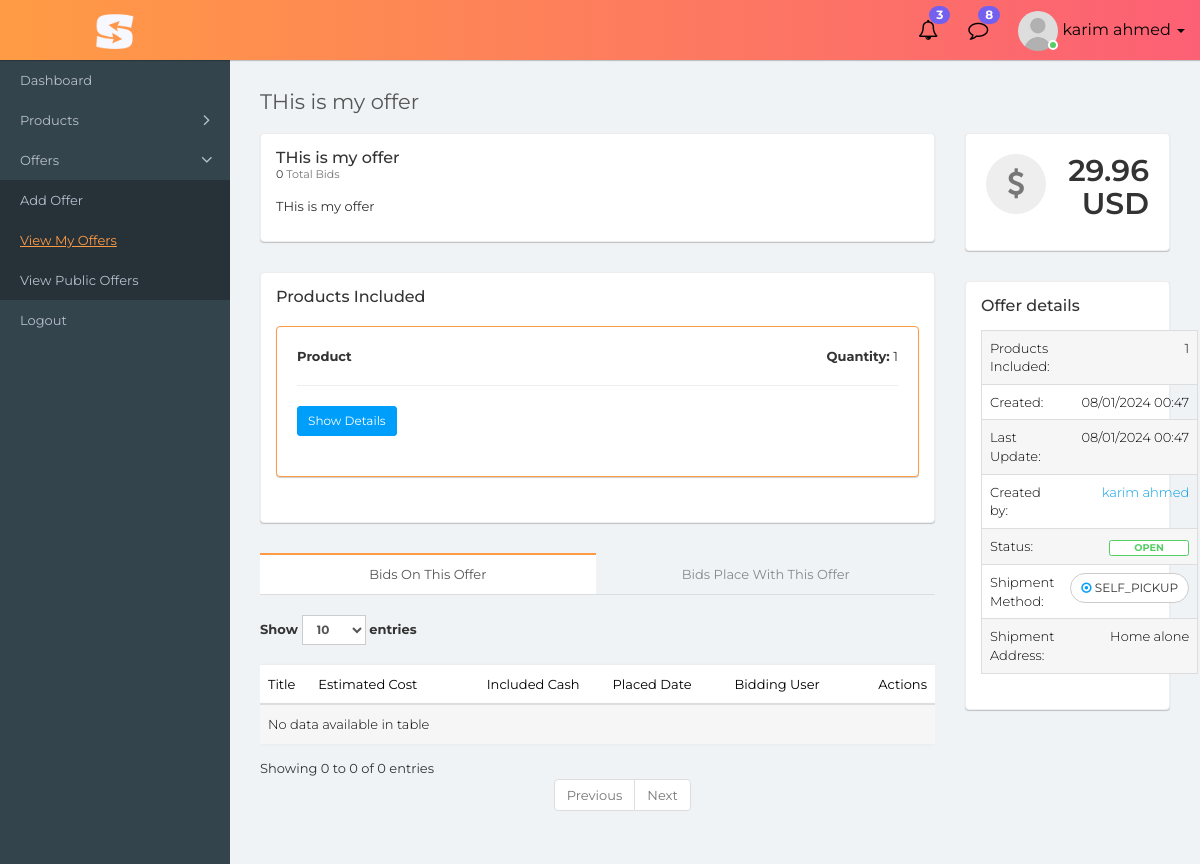
Page /offer/detail/11 (signed in) on the committed database.
### barter_and_inventory/models.py (models this page shows, shortened)
class Offer(models.Model):
    class Meta:
        verbose_name = "Offer"
        verbose_name_plural = "Offers"
    class EstimatedCostCurrency(models.TextChoices):
        PKR = 'PKR', 'Pakistani Rupees'
        INR = 'INR', 'Indian Rupees'
        EUR = 'EUR', 'Euros'
        USD = 'USD', 'United Stated Dollar'
        CAD = 'CAD', 'Canadian Dollar'
        GBP = 'GBP', 'British Pound'
        JPY = 'JPY', 'Japanese Yen'
        CHF = 'CHF', 'Swiss Franc'
    class OfferStatus(models.TextChoices):
        OPEN = 'OPEN', 'Open'
        NEGOTIATION = 'NEGOTIATION', 'Negotiation'
        CANCELLED = 'CANCELLED', 'Cancelled'
        CLOSED = 'CLOSED', 'Closed'
    class ShipmentMethod(models.TextChoices):
        SELF_PICKUP = 'SELF_PICKUP', 'Self Pickup'
        TRANSPORT = 'TRANSPORT', 'Transport'
        COURIER = 'COURIER', 'Courier'
    offer_title = models.CharField(max_length=400)
    offer_description = models.TextField(max_length=1000)
    estimated_cost = models.DecimalField(max_digits=10, decimal_places=2, default=0.00)
    estimated_cost_currency = models.CharField(max_length=255, choices=EstimatedCostCurrency.choices, default=EstimatedCostCurrency.USD)
    includes_cash = models.BooleanField(default=False)
    cash_in_hand = models.DecimalField(max_digits=10, null=True, blank=True, decimal_places=2)
    cash_in_hand_currency = models.CharField(max_length=255, null=True, blank=True, choices=EstimatedCostCurrency.choices,
                                             default=EstimatedCostCurrency.USD)
    exchanged_with = models.ForeignKey('self', on_delete=models.RESTRICT, null=True, blank=True, related_name='exchanged_with_offer')
    exchange_date = models.DateTimeField(null=True, blank=True)
    shipment_method = models.CharField(max_length=255, null=True, blank=True, choices=ShipmentMethod.choices, default=ShipmentMethod.SELF_PICKUP)
    offer_status = models.CharField(max_length=255, null=True, blank=True, choices=OfferStatus.choices, default=OfferStatus.OPEN)
    shipment_address = models.CharField(max_length=500, null=True, blank=True)
    final_remarks = models.TextField(null=True, blank=True, max_length=500)
    created_by = models.ForeignKey(User, on_delete=models.CASCADE, related_name='offer_created_by')
    updated_by = models.ForeignKey(User, null=True, blank=True, on_delete=models.CASCADE, related_name='offer_updated_by')
    created_at = models.DateTimeField(auto_now_add=True)
    updated_at = models.DateTimeField(auto_now=True)

class OfferProduct(models.Model):
    class Meta:
        verbose_name = "Offer Product"
        verbose_name_plural = "Offer Products"
    offer = models.ForeignKey(Offer, on_delete=models.CASCADE, related_name='offered_products')
    product = models.ForeignKey(Product, on_delete=models.CASCADE, related_name='product_offer')
    product_quantity = models.IntegerField(default=1)
    created_by = models.ForeignKey(User, on_delete=models.CASCADE, related_name='offer_product_created_by')
    updated_by = models.ForeignKey(User, null=True, blank=True, on_delete=models.CASCADE, related_name='offer_product_updated_by')
    created_at = models.DateTimeField(auto_now_add=True)
    updated_at = models.DateTimeField(auto_now=True)

class Product(models.Model):
    class Meta:
        verbose_name = "Product"
        verbose_name_plural = "Products"
    class ProductCondition(models.TextChoices):
        NEW = 'NEW', 'New'
        USED = 'USED', 'Used'
    class ProductPriceCurrency(models.TextChoices):
        PKR = 'PKR', 'Pakistani Rupees'
        INR = 'INR', 'Indian Rupees'
        EUR = 'EUR', 'Euros'
        USD = 'USD', 'United Stated Dollar'
        CAD = 'CAD', 'Canadian Dollar'
        GBP = 'GBP', 'British Pound'
        JPY = 'JPY', 'Japanese Yen'
        CHF = 'CHF', 'Swiss Franc'
    class ProductStatus(models.TextChoices):
        OUT_OF_STOCK = 'OUT_OF_STOCK', 'Out of stock'
        AVAILABLE = 'AVAILABLE', 'Available'
    product_title = models.CharField(max_length=400)
    product_description = models.TextField(null=True, blank=True, max_length=1000)
    product_quantity = models.IntegerField(default=1)
    product_condition = models.CharField(max_length=10, choices=ProductCondition.choices, default=ProductCondition.NEW)
    price_per_unit = models.DecimalField(max_digits=7, decimal_places=2, default=0.00)
    price_currency = models.CharField(max_length=255, choices=ProductPriceCurrency.choices, default=ProductPriceCurrency.USD)
    product_status = models.CharField(max_length=255, choices=ProductStatus.choices, default=ProductStatus.AVAILABLE)
    product_categories = models.ManyToManyField(Category, related_name='categories')
    created_by = models.ForeignKey(User, on_delete=models.CASCADE, related_name='product_created_by')
    updated_by = models.ForeignKey(User, null=True, blank=True, on_delete=models.CASCADE, related_name='product_updated_by')
    created_at = models.DateTimeField(auto_now_add=True)
    updated_at = models.DateTimeField(auto_now=True)

### barter_and_inventory/views.py (the view, shortened to what this page needs)
# urls.py: path('offer/detail/<pk>', views.OfferDetailView.as_view(), name='view_offer_detail'),
class OfferDetailView(FrontendUserViewMixin, PermissionRequiredMixin, DetailView):
    permission_required = 'barter_and_inventory.view_offer'
    permission_denied_message = "You're not authorized to view offer."
    template_name = 'barter_and_inventory/offers/detail.html'
    model = Offer
    def get_object(self, queryset=None):
        return get_object_or_404(self.model, pk=self.kwargs['pk'], created_by=self.request.user)
    def get_context_data(self, **kwargs):
        context = super().get_context_data(**kwargs)
        return context

### barter_and_inventory/mixins.py (called while the page is built)
    def dispatch(self, request, *args, **kwargs):
        if request.user.groups.filter(name='frontend_user').exists():
            return super().dispatch(request, *args, **kwargs)
        return redirect_to_login(request.get_full_path(), self.get_login_url(), self.get_redirect_field_name())

### templates/barter_and_inventory/offers/detail.html (shortened to what this page needs)
{% extends 'barter_and_inventory/layout.html' %}
{% load static %}
{% load barter_and_inventory_extras %}
{% block page_css_before_app %}
    <link rel="stylesheet" type="text/css" href="{% static "css/select2.min.css" %}">
    <link rel="stylesheet" type="text/css" href="{% static "css/bootstrap-datetimepicker.min.css" %}">
{% endblock %}
{% block content %}
    <div class="content container-fluid">
        <div class="row">
            <div class="col-xs-8">
                <h4 class="page-title">{{ object.offer_title }}</h4>
            </div>
            <div class="col-sm-4 text-right m-b-30">
            </div>
        </div>
        <div class="row">
            <div class="col-lg-9">
                <div class="panel">
                    <div class="panel-body">
                        <div class="project-title">
                            <h5 class="panel-title">{{ object.offer_title }}</h5>
                            <small class="block text-ellipsis m-b-15">
                                <span class="text-xs">{{ object.bid_offer.count }}</span> <span class="text-muted">Total Bids </span></small>
                        </div>
                        <p>{{ object.offer_description }}</p>
                    </div>
                </div>
                <div class="panel">
                    <div class="panel-body">
                        <h5 class="panel-title m-b-20">Products Included</h5>
                        <div class="row">
                            {% for item in object.offered_products.all %}
                                <div class="col-xs-12">
                                    <div class="card-box" style="border: 1px solid #ff9b44;">
                                        <div class="card-header" style="display: flex; flex-direction: row; justify-content: space-between;">
                                            <div><strong>{{ item.product.product_title }}</strong></div>
                                            <div style="float: right"><strong>Quantity: </strong>{{ item.product_quantity }}</div>
                                        </div>
                                        <div>
                                            <hr>
                                        </div>
                                        <a class="btn btn-sm btn-info" style="margin-bottom: 20px;" onclick="toggleProductDetails('{{ item.product.pk }}');">
                                            Show Details
                                        </a>
                                    </div>
                                </div>
                            {% endfor %}
                        </div>
                    </div>
                </div>
                <div class="project-task">
                    <div class="tabbable">
                        <ul class="nav nav-tabs nav-tabs-top nav-justified m-b-0">
                            <li class="active"><a href="#all_tasks" data-toggle="tab" aria-expanded="true">Bids On This Offer</a></li>
                            <li><a href="#pending_tasks" data-toggle="tab" aria-expanded="false">Bids Place With This Offer</a></li>
                        </ul>
                        <div class="tab-content">
                            <div class="tab-pane active" id="all_tasks">
                                <div class="row">
                                    <div class="col-md-12">
                                        <div class="table-responsive">
                                            <table class="table table-striped custom-table m-b-0 datatable">
                                                <thead>
                                                    <tr>
                                                        <th>Title</th>
                                                        <th>Estimated Cost</th>
                                                        <th class="text-center">Included Cash</th>
                                                        <th>Placed Date</th>
                                                        <th>Bidding User</th>
                                                        <th class="text-right">Actions</th>
                                                    </tr>
                                                </thead>
                                                <tbody>
                                                </tbody>
                                            </table>
                                        </div>
                                    </div>
                                </div>
                            </div>
                        </div>
                    </div>
                </div>
            </div>
            <div class="col-lg-3">
                <div class="dash-widget clearfix card-box">
                    <span class="dash-widget-icon"><i class="fa fa-usd" aria-hidden="true"></i></span>
                    <div class="dash-widget-info">
                        <h3>{{ object.estimated_cost }} {{ object.estimated_cost_currency }}</h3>
                    </div>
                </div>
            </div>
            <div class="col-lg-3">
                <div class="panel">
                    <div class="panel-body">
                        <h6 class="panel-title m-b-15">Offer details</h6>
                        <table class="table table-striped table-border">
                            <tbody>
                                <tr>
                                    <td>Products Included:</td>
                                    <td class="text-right">{{ object.offered_products.count }}</td>
                                </tr>
                                <tr>
                                    <td>Created:</td>
                                    <td class="text-right">{{ object.created_at|date:"d/m/Y H:i" }}</td>
                                </tr>
                                <tr>
                                    <td>Last Update:</td>
                                    <td class="text-right">{{ object.created_at|date:"d/m/Y H:i" }}</td>
                                </tr>
                                <tr>
                                    <td>Created by:</td>
                                    <td class="text-right"><a href="#">{{ object.created_by.get_full_name }}</a></td>
                                </tr>
                                <tr>
                                    <td>Status:</td>
                                    <td class="text-right">
                                        <span class="label label-success-border">{{ object.offer_status }}</span>
                                    </td>
                                </tr>
                                <tr>
                                    <td>Shipment Method:</td>
                                    <td class="text-right">
                                        <a class="btn btn-white btn-sm rounded dropdown-toggle"  aria-expanded="false">
                                            <i class="fa fa-dot-circle-o text-info"></i> {{ object.shipment_method }}
                                        </a>
                                    </td>
                                </tr>
                                <tr>
                                    <td>Shipment Address:</td>
                                    <td class="text-right">
                                        {{ object.shipment_address }}
                                    </td>
                                </tr>
                            </tbody>
                        </table>
                    </div>
                </div>
            </div>
        </div>
    </div>
{% endblock %}

### templates/barter_and_inventory/inc/header.html (shortened to what this page needs)
{% load static %}
<div class="header">
    <div class="header-left">
        <a href="#" class="logo">
            <img src="{% static "img/logo.png" %}" width="40" height="40" alt="">
        </a>
    </div>
    <ul class="nav navbar-nav navbar-right user-menu pull-right">
        <li class="dropdown hidden-xs">
            <a href="#" class="dropdown-toggle" data-toggle="dropdown"><i class="fa fa-bell-o"></i> <span class="badge bg-purple pull-right">3</span></a>
        </li>
        <li class="dropdown hidden-xs">
            <a href="javascript:;" id="open_msg_box" class="hasnotifications"><i class="fa fa-comment-o"></i> <span class="badge bg-purple pull-right">8</span></a>
        </li>
        <li class="dropdown">
            <a href="{% url 'barter_and_inventory:view_profile' %}" class="dropdown-toggle user-link font-black" data-toggle="dropdown" title="Admin">
                <span class="user-img">
                     {% if object.profile.profile_picture %}
                           <img class="img-circle" src="{{ object.profile.profile_picture.url }}" width="40" alt="Admin">
                        {% else %}
                            <img class="img-circle" src="{% static 'img/user.jpg' %}" width="40" alt="Admin">
                        {% endif %}
                <span class="status online"></span></span>
                <span>
                    {% if user.is_authenticated %}
                        {{ user.get_full_name }}
                    {% endif %}
                </span>
                <i class="caret"></i>
            </a>
        </li>
    </ul>
</div>

### rows in the picture
Offer: offer_title "THis is my offer", bid_offer.count "0", offer_description "THis is my offer", estimated_cost "29.96", estimated_cost_currency "USD", offered_products.count "1", created_at "08/01/2024 00:47", created_by.get_full_name "karim ahmed", offer_status "OPEN", shipment_method "SELF_PICKUP", shipment_address "Home alone"
OfferProduct: product.product_title "Product", product_quantity "1"

### other values in the picture
{{ user.get_full_name }} "karim ahmed"
